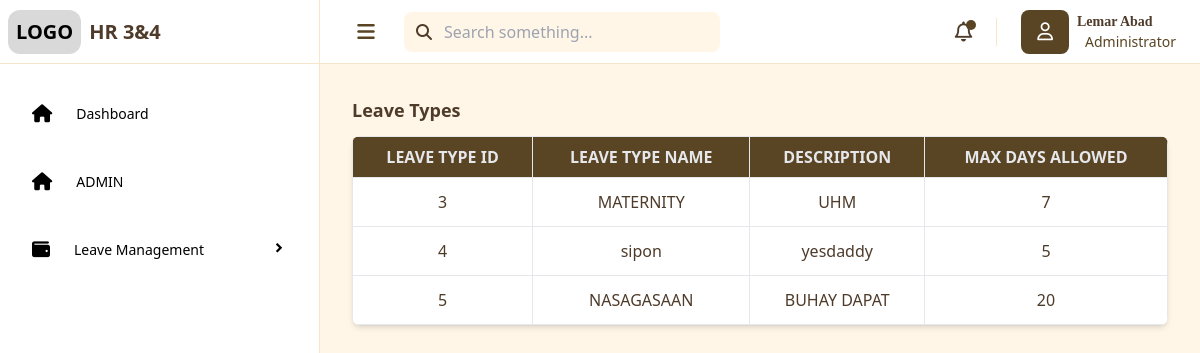
Page /leavetype.php on the committed database.
### tables this page shows
CREATE TABLE `leavetypes` (
  `LeaveTypeID` int(11) NOT NULL,
  `LeaveTypeName` varchar(100) NOT NULL,
  `Description` text NOT NULL,
  `MaxDaysAllowed` int(11) NOT NULL
);

### leavetype.php (the view, shortened to what this page needs)
<?php
include("include/connection.php");
$db_name = "hr_3&4_leave_management";
$connection = $connections[$db_name];
$query_fetch = "SELECT LeaveTypeID, LeaveTypeName, Description, MaxDaysAllowed FROM leavetypes";
$result = mysqli_query($connection, $query_fetch);
?>
<!DOCTYPE html>
<html lang="en">
<head>
    <script src="https://cdn.tailwindcss.com"></script>
    <link href='https://unpkg.com/boxicons@2.1.4/css/boxicons.min.css' rel='stylesheet'>
    <link rel="stylesheet" href="https://cdnjs.cloudflare.com/ajax/libs/font-awesome/6.7.2/css/all.min.css" />
    <link href='assets/alpha.css' rel='stylesheet'>
</head>
<body>
    <div class="flex min-h-screen w-full">
        <?php include('include/sidebar.php');?>
        <?php include('include/header.php');?>
        <main class="px-8 py-8">
        <h2 class="text-lg font-bold mb-3 text-[#4E3B2A]">Leave Types</h2>
            <div class="relative overflow-hidden shadow-md rounded-lg">
                <table class="table-auto w-full text-center border-collapse border border-gray-300">
                    <thead class="uppercase bg-[#594423] text-[#e5e7eb]">
                        <tr>
                            <th class="py-2 border border-gray-200 p-4">Leave Type ID</th>
                            <th class="py-2 border border-gray-200 p-4">Leave Type Name</th>
                            <th class="py-2 border border-gray-200 p-4">Description</th>
                            <th class="py-2 border border-gray-200 p-4">Max Days Allowed</th>
                        </tr>
                    </thead>
                    <tbody class="bg-white text-[#4E3B2A]">
                        <?php while ($row = mysqli_fetch_assoc($result)) { ?>
                            <tr class="hover:bg-gray-100">
                                <td class="py-3 border border-gray-200 p-4"><?php echo htmlspecialchars($row['LeaveTypeID']); ?></td>
                                <td class="py-3 border border-gray-200 p-4"><?php echo htmlspecialchars($row['LeaveTypeName']); ?></td>
                                <td class="py-3 border border-gray-200 p-4"><?php echo htmlspecialchars($row['Description']); ?></td>
                                <td class="py-3 border border-gray-200 p-4"><?php echo htmlspecialchars($row['MaxDaysAllowed']); ?></td>
                            </tr>
                        <?php } ?>
                    </tbody>
                </table>
            </div>
        </main>
    </div>
</body>
</html>

### include/sidebar.php (shortened to what this page needs)
<div class="sidebar sidebar-expanded fixed z-50 overflow-hidden h-screen bg-white border-r border-[#F7E6CA] flex flex-col">
            <div class="h-16 border-b border-[#F7E6CA] flex items-center px-2 space-x-2">
                <h1 class="text-xl font-bold text-black bg-[#D9D9D9] p-2 rounded-xl">LOGO</h1>
                <h1 class="text-xl font-bold text-[#4E3B2A]">HR 3&4</h1>
            </div>
            <div class="side-menu px-4 py-6">
                 <ul class="space-y-4">
                   <div class="menu-option">
                        <a href="" class="menu-name flex justify-between items-center space-x-3 hover:bg-[#F7E6CA] px-4 py-3 rounded-lg transition duration-300 ease-in-out cursor-pointer">
                            <div class="flex items-center space-x-2">
                                <i class="fa-solid fa-house text-lg pr-4"></i>
                                <span class="text-sm font-medium">Dashboard</span>
                            </div>
                        </a>
                    </div>
                    <div class="menu-option">
                        <a href="admin/index.php" class="menu-name flex justify-between items-center space-x-3 hover:bg-[#F7E6CA] px-4 py-3 rounded-lg transition duration-300 ease-in-out cursor-pointer">
                            <div class="flex items-center space-x-2">
                                <i class="fa-solid fa-house text-lg pr-4"></i>
                                <span class="text-sm font-medium">ADMIN</span>
                            </div>
                        </a>
                    </div>
                    <div class="menu-option">
                        <div class="menu-name flex justify-between items-center space-x-3 hover:bg-[#F7E6CA] px-4 py-3 rounded-lg transition duration-300 ease-in-out cursor-pointer" onclick="toggleDropdown('disbursement-dropdown', this)">
                            <div class="flex items-center space-x-2">
                                <i class="fa-solid fa-wallet text-lg pr-4"></i>
                                <span class="text-sm font-medium">Leave Management</span>
                            </div>
                            <div class="arrow">
                                <i class="bx bx-chevron-right text-[18px] font-semibold arrow-icon"></i>
                            </div>
                        </div>
                    </div>
                </ul>
            </div>
        </div>

### include/header.php (shortened to what this page needs)
<div class="main w-full bg-[#FFF6E8] md:ml-[320px]">
            <nav class="h-16 w-full bg-white border-b border-[#F7E6CA] flex justify-between items-center px-6 py-4 sticky top-0">
                <div class="left-nav flex items-center space-x-4 max-w-96 w-full">
                    <button aria-label="Toggle menu" class="menu-btn text-[#4E3B2A] focus:outline-none hover:bg-[#F7E6CA] hover:rounded-full">
                        <i class="fa-solid fa-bars text-[#594423] text-xl w-11 py-2"></i>
                    </button>
                    <div class="relative w-full flex pr-2">
                        <input type="text"
                               class="bg-[#FFF6E8] h-10 rounded-lg grow w-full pl-10 pr-4 focus:ring-2 focus:ring-[#F7E6CA] focus:outline-none"
                               placeholder="Search something..."
                               aria-label="Search input"/>
                        <i class="fa-solid fa-search absolute left-3 top-1/2 transform -translate-y-1/2 text-[#4E3B2A]"></i>
                    </div>
                </div>
                <div class="right-nav  items-center space-x-6 hidden lg:flex">
                    <button aria-label="Notifications" class="text-[#4E3B2A] focus:outline-none border-r border-[#F7E6CA] pr-6 relative">
                        <i class="fa-regular fa-bell text-xl"></i>
                        <span class="absolute top-0.5 right-5 block w-2.5 h-2.5 bg-[#594423] rounded-full"></span>
                    </button>
                    <div class="flex items-center space-x-2">
                        <i class="fa-regular fa-user bg-[#594423] text-white px-4 py-2 rounded-lg text-lg" aria-label="User profile"></i>
                        <div class="info flex flex-col py-2">
                            <h1 class="text-[#4E3B2A] font-semibold font-serif text-sm">Lemar Abad</h1>
                            <p class="text-[#594423] text-sm pl-2">Administrator</p>
                        </div>
                    </div>
                </div>
            </nav>

### assets/alpha.css (style rules this page uses)
.sidebar-expanded { width: 320px; }
.menu-name { position: relative; overflow: hidden; }
.menu-name::after { content: ''; position: absolute; left: 0; bottom: 0; height: 2px; width: 0; background-color: #4E3B2A; transition: width 0.3s ease; }

### rows in the picture
leavetypes: LeaveTypeID "3", LeaveTypeName "MATERNITY", Description "UHM", MaxDaysAllowed "7"
leavetypes: LeaveTypeID "4", LeaveTypeName "sipon", Description "yesdaddy", MaxDaysAllowed "5"
leavetypes: LeaveTypeID "5", LeaveTypeName "NASAGASAAN", Description "BUHAY DAPAT", MaxDaysAllowed "20"
